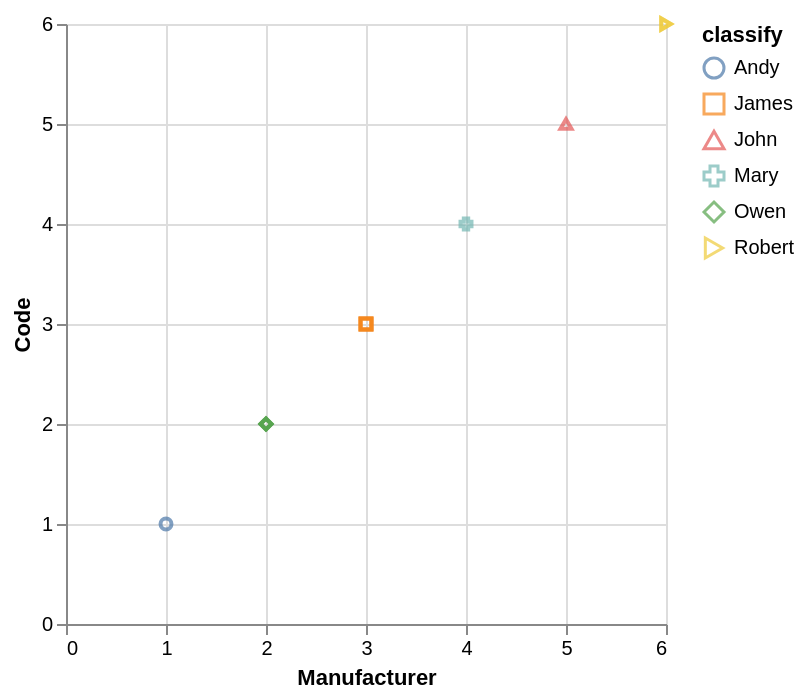

Source (Vega-Lite JSON):
### Vega-Lite specification from a JSON file in a GitHub repository (floating-point values rounded to 4 significant figures)
{"data": {"values": [{"x_data": 1, "y_data": 1, "classify": "Andy"}, {"x_data": 3, "y_data": 3, "classify": "James"}, {"x_data": 3, "y_data": 3, "classify": "James"}, {"x_data": 3, "y_data": 3, "classify": "James"}, {"x_data": 5, "y_data": 5, "classify": "John"}, {"x_data": 4, "y_data": 4, "classify": "Mary"}, {"x_data": 2, "y_data": 2, "classify": "Owen"}, {"x_data": 2, "y_data": 2, "classify": "Owen"}, {"x_data": 2, "y_data": 2, "classify": "Owen"}, {"x_data": 6, "y_data": 6, "classify": "Robert"}, {"x_data": 6, "y_data": 6, "classify": "Robert"}]}, "mark": "point", "encoding": {"x": {"field": "x_data", "type": "quantitative", "title": "Manufacturer", "scale": {"zero": "false"}}, "y": {"field": "y_data", "type": "quantitative", "title": "Code", "scale": {"zero": "false"}}, "color": {"field": "classify", "type": "nominal"}, "shape": {"field": "classify", "type": "nominal"}}}
